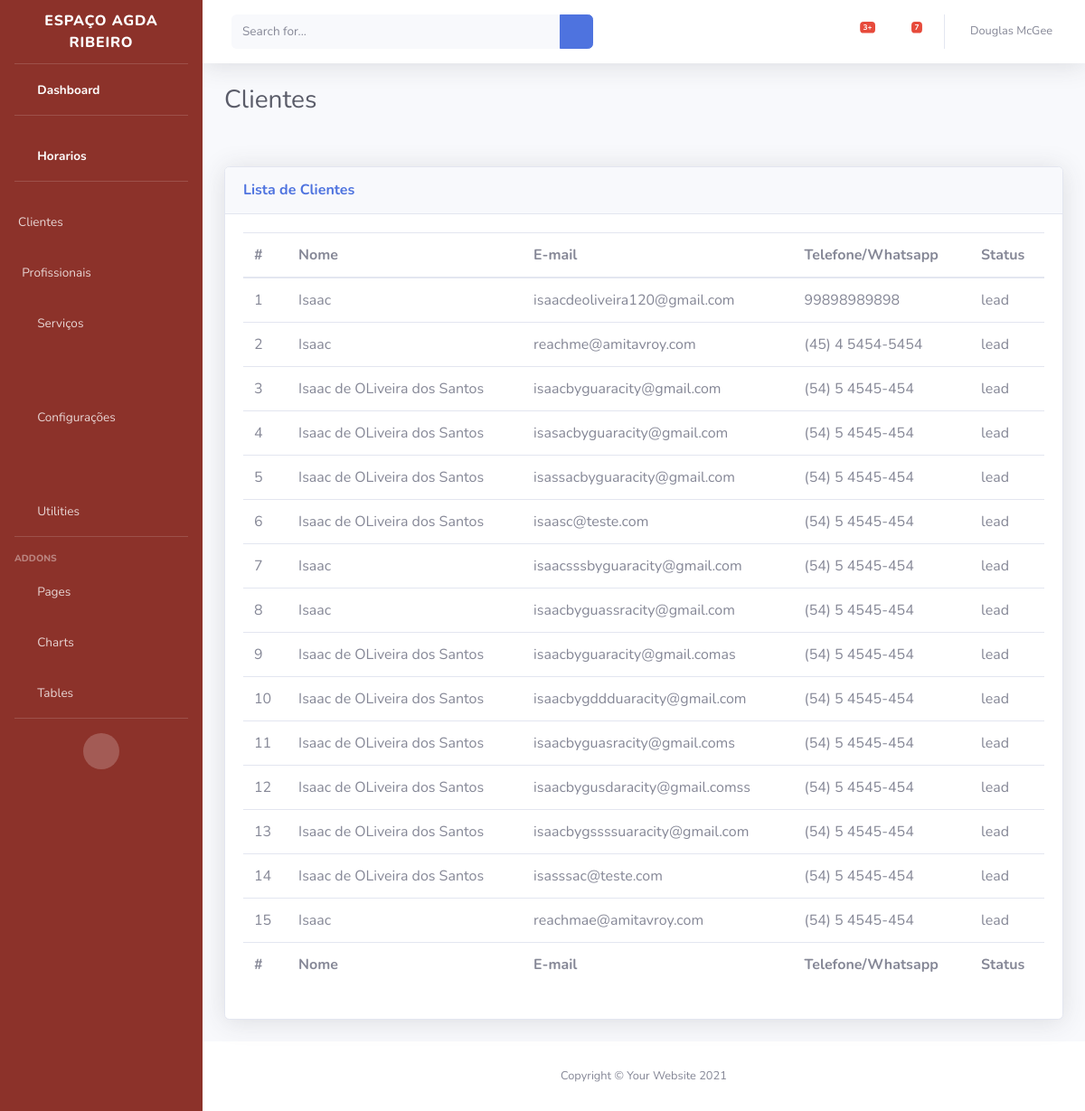
Page /usuarios/clientes on the earlier database version.
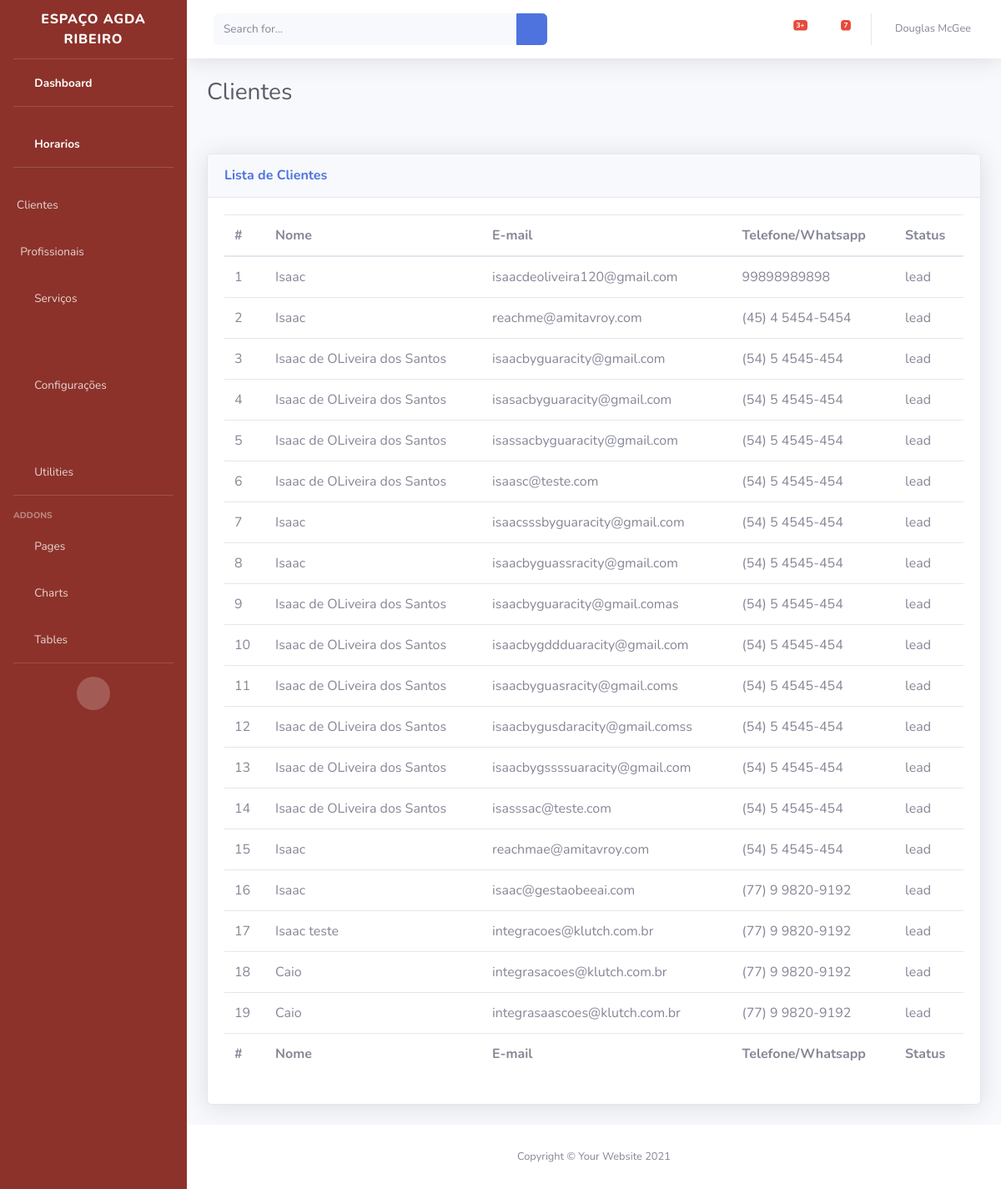
Same page on the later database version.
### usuarios/models/clientes.py (models this page shows, shortened)
class Clientes(Pessoa):
    status = models.CharField(
                    max_length=10,
                    choices=STATUS_CLIENTE,
                    default="lead"
    )

### usuarios/views.py (the view)
# urls.py: path("clientes",clientes, name="clientes"),
def clientes(request):
    clientes = Clientes.objects.all()
    return render(
                request,
                "admin/clientes.html",
                {
                    "clientes":clientes
                }
                )

### templates/admin/clientes.html
{% extends  "admin/base.html" %}
{% load static %}
{% block content %}
<h1 class="h3 mb-2 text-gray-800">Clientes</h1>
                    <br>
                    <br>
                    <div class="card shadow mb-4">
                        <div class="card-header py-3">
                            <h6 class="m-0 font-weight-bold text-primary">Lista de Clientes</h6>
                        </div>
                        <div class="card-body">
                            <div class="table-responsive">
                                <table class="table table-hover">
                                    <thead>
                                        <tr>
                                            <th>#</th>
                                            <th>Nome</th>
                                            <th>E-mail</th>
                                            <th>Telefone/Whatsapp</th>
                                            <th>Status</th>
                                        </tr>
                                    </thead>
                                    <tfoot>
                                        <tr>
                                            <th>#</th>
                                            <th>Nome</th>
                                            <th>E-mail</th>
                                            <th>Telefone/Whatsapp</th>
                                            <th>Status</th>
                                        </tr>
                                    </tfoot>
                                    <tbody>
                                        {% for cliente in clientes %}
                                        <tr>
                                            <td>{{cliente.id}}</td>
                                            <td>{{cliente.nome}}</td>
                                            <td>{{cliente.email}}</td>
                                            <td>{{cliente.telefone}}</td>
                                            <td>{{cliente.status}}</td>
                                        </tr>
                                        {% endfor %}
                                    </tbody>
                                </table>
                            </div>
                        </div>
                    </div>
{% endblock %}

### templates/admin/base.html (shortened to what this page needs)
{% load static %}
<!DOCTYPE html>
<html lang="pt-br">
<head>
    <link href="{% static 'assets/vendor/fontawesome-free/css/all.min.css' %}" rel="stylesheet" type="text/css">
    <link href="{% static 'assets/css/sb-admin-2.min.css' %}" rel="stylesheet">
</head>
<body id="page-top">
    <div id="wrapper">
        <ul style="background-color:#8C322A ;" class="navbar-nav sidebar sidebar-dark accordion" id="accordionSidebar">
            <a class="sidebar-brand d-flex align-items-center justify-content-center" href="{% url 'maneger' %}">
                <div class="sidebar-brand-text mx-3">Espaço Agda Ribeiro </div>
            </a>
            <hr class="sidebar-divider my-0">
            <li class="nav-item active">
                <a class="nav-link" href="{% url 'maneger' %}">
                    <i class="fas fa-fw fa-tachometer-alt"></i>
                    <span>Dashboard</span></a>
            </li>
            <hr class="sidebar-divider">
            <li class="nav-item active">
                <a class="nav-link" href="{% url 'horarios' %}">
                    <i class="fas fa-fw fa-tachometer-alt"></i>
                    <span>Horarios</span></a>
            </li>
            <hr class="sidebar-divider">
            <li class="nav-item">
                <a class="nav-link" href="{% url 'clientes' %}">
                    <span>Clientes</span></a>
            </li>
            <li class="nav-item">
                <a class="nav-link" href="{% url 'funcionarios' %}">
                    <span>Profissionais</span></a>
            </li>
            <li class="nav-item">
                <a class="nav-link" href="{% url 'listar_servicos' %}">
                    <i class="fas fa-fw fa-cog"></i>
                    <span>Serviços</span>
            </li>
            <li class="nav-item">
                <a class="nav-link" href="{% url 'listar_servicos' %}">
                    <i class="fas fa-fw fa-cog"></i>
                    <span>Configurações</span>
            </li>
            <li class="nav-item">
                <a class="nav-link collapsed" href="#" data-toggle="collapse" data-target="#collapseUtilities"
                    aria-expanded="true" aria-controls="collapseUtilities">
                    <i class="fas fa-fw fa-wrench"></i>
                    <span>Utilities</span>
                </a>
            </li>
            <hr class="sidebar-divider">
            <div class="sidebar-heading">
                Addons
            </div>
            <li class="nav-item">
                <a class="nav-link collapsed" href="#" data-toggle="collapse" data-target="#collapsePages"
                    aria-expanded="true" aria-controls="collapsePages">
                    <i class="fas fa-fw fa-folder"></i>
                    <span>Pages</span>
                </a>
            </li>
            <li class="nav-item">
                <a class="nav-link" href="charts.html">
                    <i class="fas fa-fw fa-chart-area"></i>
                    <span>Charts</span></a>
            </li>
            <li class="nav-item">
                <a class="nav-link" href="tables.html">
                    <i class="fas fa-fw fa-table"></i>
                    <span>Tables</span></a>
            </li>
            <hr class="sidebar-divider d-none d-md-block">
            <div class="text-center d-none d-md-inline">
                <button class="rounded-circle border-0" id="sidebarToggle"></button>
            </div>
        </ul>
        <div id="content-wrapper" class="d-flex flex-column">
            <div id="content">
                <nav class="navbar navbar-expand navbar-light bg-white topbar mb-4 static-top shadow">
                    <form
                        class="d-none d-sm-inline-block form-inline mr-auto ml-md-3 my-2 my-md-0 mw-100 navbar-search">
                        <div class="input-group">
                            <input type="text" class="form-control bg-light border-0 small" placeholder="Search for..."
                                aria-label="Search" aria-describedby="basic-addon2">
                            <div class="input-group-append">
                                <button class="btn btn-primary" type="button">
                                    <i class="fas fa-search fa-sm"></i>
                                </button>
                            </div>
                        </div>
                    </form>
                    <ul class="navbar-nav ml-auto">
                        <li class="nav-item dropdown no-arrow mx-1">
                            <a class="nav-link dropdown-toggle" href="#" id="alertsDropdown" role="button"
                                data-toggle="dropdown" aria-haspopup="true" aria-expanded="false">
                                <i class="fas fa-bell fa-fw"></i>
                                <span class="badge badge-danger badge-counter">3+</span>
                            </a>
                        </li>
                        <li class="nav-item dropdown no-arrow mx-1">
                            <a class="nav-link dropdown-toggle" href="#" id="messagesDropdown" role="button"
                                data-toggle="dropdown" aria-haspopup="true" aria-expanded="false">
                                <i class="fas fa-envelope fa-fw"></i>
                                <span class="badge badge-danger badge-counter">7</span>
                            </a>
                        </li>
                        <li class="nav-item dropdown no-arrow">
                            <a class="nav-link dropdown-toggle" href="#" id="userDropdown" role="button"
                                data-toggle="dropdown" aria-haspopup="true" aria-expanded="false">
                                <span class="mr-2 d-none d-lg-inline text-gray-600 small">Douglas McGee</span>
                            </a>
                        </li>
                    </ul>
                </nav>
    <div class="container-fluid">
        {% block content %}{% endblock %}
    </div>
    <footer class="sticky-footer bg-white">
        <div class="container my-auto">
            <div class="copyright text-center my-auto">
                <span>Copyright &copy; Your Website 2021</span>
            </div>
        </div>
    </footer>
</div>
</div>
</body>
</html>

Differences in the rows shown:
added Clientes: id "16", nome "Isaac", email "isaac@gestaobeeai.com", telefone "(77) 9 9820-9192", status "lead"
added Clientes: id "17", nome "Isaac teste", email "integracoes@klutch.com.br", telefone "(77) 9 9820-9192", status "lead"
added Clientes: id "18", nome "Caio", email "integrasacoes@klutch.com.br", telefone "(77) 9 9820-9192", status "lead"
added Clientes: id "19", nome "Caio", email "integrasaascoes@klutch.com.br", telefone "(77) 9 9820-9192", status "lead"
